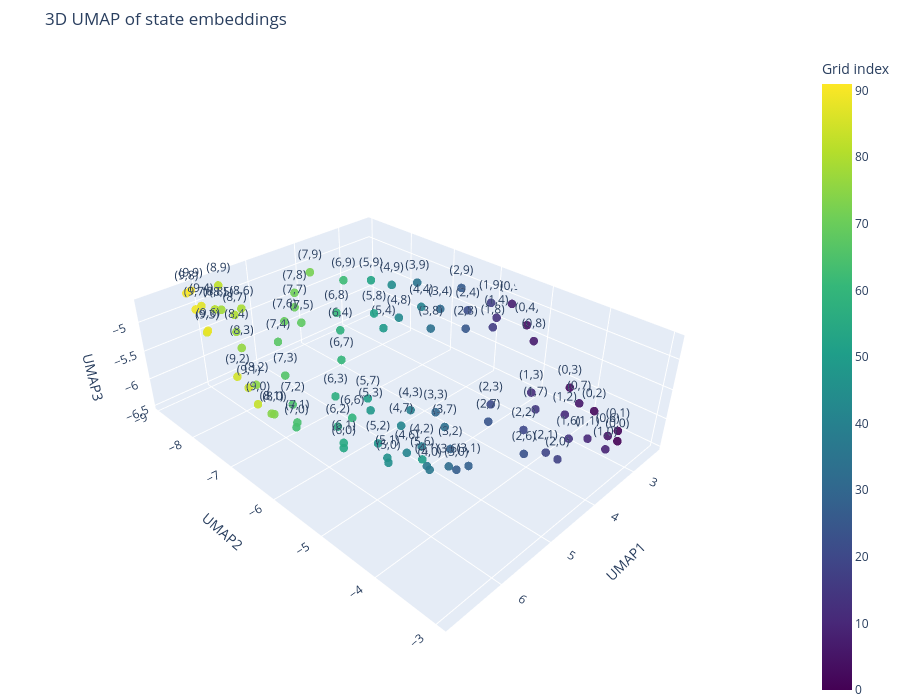

The code cell stored with this chart in its notebook:
### Code cell
import umap

# Reduce embeddings to 3 dimensions with UMAP.
reducer = umap.UMAP(
    n_components=3,
    n_neighbors=min(15, len(embeddings) - 1),
    min_dist=0.1,
    metric="euclidean",
    random_state=42,
)
umap_3d = reducer.fit_transform(embeddings)

positions = np.array(valid_positions, dtype=int)

fig = go.Figure(
    data=[
        go.Scatter3d(
            x=umap_3d[:, 0],
            y=umap_3d[:, 1],
            z=umap_3d[:, 2],
            mode="markers+text",
            text=[f"({y},{x})" for y, x in valid_positions],
            textposition="top center",
            customdata=positions,
            marker=dict(
                size=5,
                color=np.arange(len(valid_positions)),
                colorscale="Viridis",
                opacity=0.9,
                showscale=True,
                colorbar=dict(title="Grid index"),
            ),
            hovertemplate=(
                "Position: (%{customdata[0]}, %{customdata[1]})<br>"
                "UMAP1: %{x:.3f}<br>"
                "UMAP2: %{y:.3f}<br>"
                "UMAP3: %{z:.3f}<extra></extra>"
            ),
        )
    ]
)

fig.update_layout(
    title="3D UMAP of state embeddings",
    width=900,
    height=700,
    scene=dict(
        xaxis_title="UMAP1",
        yaxis_title="UMAP2",
        zaxis_title="UMAP3",
        camera=dict(eye=dict(x=1.8, y=1.8, z=1.6)),
        dragmode="orbit",
    ),
    margin=dict(l=0, r=0, b=0, t=50),
)

fig.show()

### Figure 1 — Plotly figure (JSON) as saved in the notebook; plotly's stock layout.template omitted (floating-point values rounded to 4 significant figures; data arrays with more than 128 entries replaced by an {"elided": "..."} marker saying what was removed)
{"data": [{"customdata": {"elided": "92x2 int values"}, "hovertemplate": "Position: (%{customdata[0]}, %{customdata[1]})<br>UMAP1: %{x:.3f}<br>UMAP2: %{y:.3f}<br>UMAP3: %{z:.3f}<extra></extra>", "marker": {"color": [0, 1, 2, 3, 4, 5, 6, 7, 8, 9, 10, 11, 12, 13, 14, 15, 16, 17, 18, 19, 20, 21, 22, 23, 24, 25, 26, 27, 28, 29, 30, 31, 32, 33, 34, 35, 36, 37, 38, 39, 40, 41, 42, 43, 44, 45, 46, 47, 48, 49, 50, 51, 52, 53, 54, 55, 56, 57, 58, 59, 60, 61, 62, 63, 64, 65, 66, 67, 68, 69, 70, 71, 72, 73, 74, 75, 76, 77, 78, 79, 80, 81, 82, 83, 84, 85, 86, 87, 88, 89, 90, 91], "colorbar": {"title": {"text": "Grid index"}}, "colorscale": [[0, "#440154"], [0.1111, "#482878"], [0.2222, "#3e4989"], [0.3333, "#31688e"], [0.4444, "#26828e"], [0.5556, "#1f9e89"], [0.6667, "#35b779"], [0.7778, "#6ece58"], [0.8889, "#b5de2b"], [1, "#fde725"]], "opacity": 0.9, "showscale": true, "size": 5}, "mode": "markers+text", "text": ["(0,0)", "(0,1)", "(0,2)", "(0,3)", "(0,4)", "(0,6)", "(0,7)", "(0,8)", "(0,9)", "(1,0)", "(1,1)", "(1,2)", "(1,3)", "(1,4)", "(1,6)", "(1,7)", "(1,8)", "(1,9)", "(2,0)", "(2,1)", "(2,2)", "(2,3)", "(2,4)", "(2,6)", "(2,7)", "(2,8)", "(2,9)", "(3,0)", "(3,1)", "(3,2)", "(3,3)", "(3,4)", "(3,6)", "(3,7)", "(3,8)", "(3,9)", "(4,0)", "(4,1)", "(4,2)", "(4,3)", "(4,4)", "(4,6)", "(4,7)", "(4,8)", "(4,9)", "(5,0)", "(5,1)", "(5,2)", "(5,3)", "(5,4)", "(5,6)", "(5,7)", "(5,8)", "(5,9)", "(6,0)", "(6,1)", "(6,2)", "(6,3)", "(6,4)", "(6,6)", "(6,7)", "(6,8)", "(6,9)", "(7,0)", "(7,1)", "(7,2)", "(7,3)", "(7,4)", "(7,5)", "(7,6)", "(7,7)", "(7,8)", "(7,9)", "(8,0)", "(8,1)", "(8,2)", "(8,3)", "(8,4)", "(8,5)", "(8,6)", "(8,7)", "(8,8)", "(8,9)", "(9,0)", "(9,1)", "(9,2)", "(9,3)", "(9,4)", "(9,6)", "(9,7)", "(9,8)", "(9,9)"], "textposition": "top center", "type": "scatter3d", "x": [3.293, 3.209, 3.004, 2.869, 2.476, 3.171, 3.073, 2.606, 2.41, 3.468, 3.404, 3.301, 3.221, 2.593, 3.523, 3.376, 2.708, 2.545, 4.105, 3.974, 3.752, 3.622, 2.771, 4.141, 3.848, 2.955, 2.719, 5.271, 4.851, 4.553, 4.176, 3.048, 4.956, 4.211, 3.315, 3.141, 5.586, 5.315, 4.779, 4.406, 3.257, 5.024, 4.618, 3.61, 3.446, 5.936, 5.61, 5.246, 4.915, 3.878, 4.982, 4.81, 3.924, 3.694, 6.275, 6.023, 5.682, 5.269, 4.524, 5.228, 4.786, 4.417, 4.044, 6.591, 6.397, 6.126, 5.832, 5.556, 5.033, 5.221, 4.996, 4.854, 4.428, 6.772, 6.623, 6.455, 6.184, 6.035, 6.052, 5.717, 5.833, 5.976, 5.75, 6.85, 6.774, 6.714, 6.594, 6.194, 6.475, 6.364, 6.274, 6.157], "y": [-3.037, -3.098, -3.611, -4.134, -5.272, -3.253, -3.827, -5.026, -5.639, -3.105, -3.431, -3.901, -4.564, -5.782, -3.658, -4.356, -5.756, -5.948, -3.446, -3.722, -4.275, -4.995, -6.238, -3.968, -4.849, -6.11, -6.436, -4.239, -4.374, -4.967, -5.614, -6.585, -4.643, -5.389, -6.542, -7.021, -4.432, -4.73, -5.332, -5.924, -6.811, -5.396, -5.917, -6.972, -7.301, -4.843, -5.2, -5.772, -6.276, -7.056, -5.125, -6.446, -7.223, -7.527, -5.331, -5.625, -6.148, -6.664, -7.367, -6.346, -7.059, -7.569, -7.801, -5.896, -6.133, -6.582, -7.112, -7.608, -7.688, -7.867, -7.879, -8.045, -8.166, -6.106, -6.39, -6.944, -7.632, -7.962, -8.272, -8.254, -8.279, -8.586, -8.774, -6.342, -6.64, -6.98, -7.827, -8.587, -8.005, -8.468, -8.835, -8.905], "z": [-5.958, -5.857, -5.878, -5.778, -5.315, -6.046, -5.813, -5.452, -5.099, -6.04, -6.063, -5.936, -5.902, -5.332, -6.121, -6.029, -5.45, -5.14, -6.05, -6.157, -6.17, -6.13, -5.3, -6.224, -6.262, -5.516, -4.986, -6.015, -6.268, -6.456, -6.307, -5.301, -6.368, -6.451, -5.542, -4.947, -5.945, -6.206, -6.485, -6.307, -5.27, -6.504, -6.491, -5.395, -4.977, -5.863, -6.162, -6.416, -6.235, -5.515, -6.498, -6.146, -5.295, -4.888, -5.703, -5.91, -6.08, -5.996, -5.424, -6.251, -5.729, -5.228, -4.864, -5.496, -5.637, -5.691, -5.573, -5.315, -5.217, -5.19, -5.032, -4.891, -4.716, -5.303, -5.507, -5.374, -5.174, -5.093, -4.832, -4.928, -5.004, -4.971, -4.706, -5.221, -5.135, -5.14, -4.832, -4.834, -4.92, -4.786, -4.681, -4.699]}], "layout": {"height": 700, "margin": {"b": 0, "l": 0, "r": 0, "t": 50}, "scene": {"camera": {"eye": {"x": 1.8, "y": 1.8, "z": 1.6}}, "dragmode": "orbit", "xaxis": {"title": {"text": "UMAP1"}}, "yaxis": {"title": {"text": "UMAP2"}}, "zaxis": {"title": {"text": "UMAP3"}}}, "title": {"text": "3D UMAP of state embeddings"}, "width": 900}}
